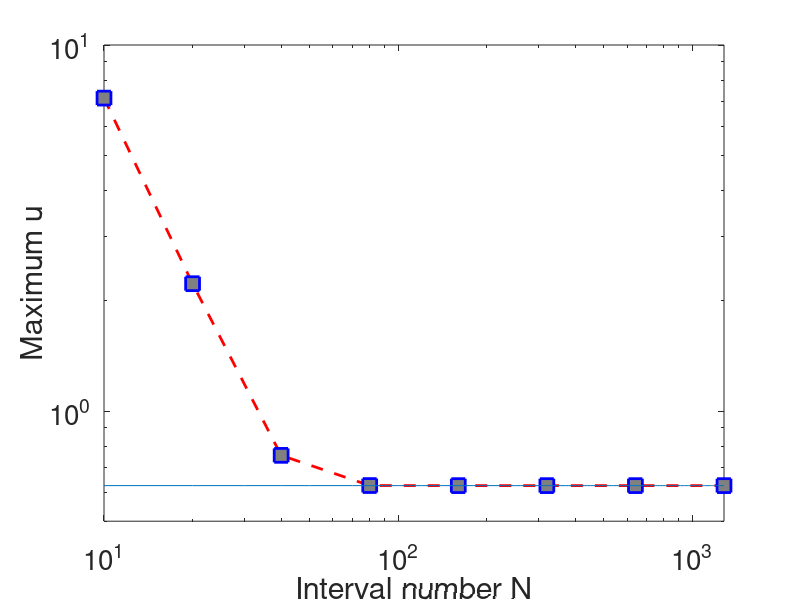

Recreate this plot in MATLAB.
lis =[7.16018815261236,2.22772791278283,0.756616042555661,0.625747113445116,0.625450069706174,0.625450068823664,0.625450068823667,0.625450068823667];
N=[10,20,40,80,160,320,640,1280];


loglog(N,lis,'--rs',...
    'LineWidth',2,...
    'MarkerSize',10,...
    'MarkerEdgeColor','b',...
    'MarkerFaceColor',[0.5,0.5,0.5])
ylim([0.5 10])
xlim([10 1280])

hold on
y=0.625450068823667*ones(1, 128);
plot(10:10:1280, y)
xlabel('Interval number N')
ylabel('Maximum u')
set(gca,'FontSize',20)